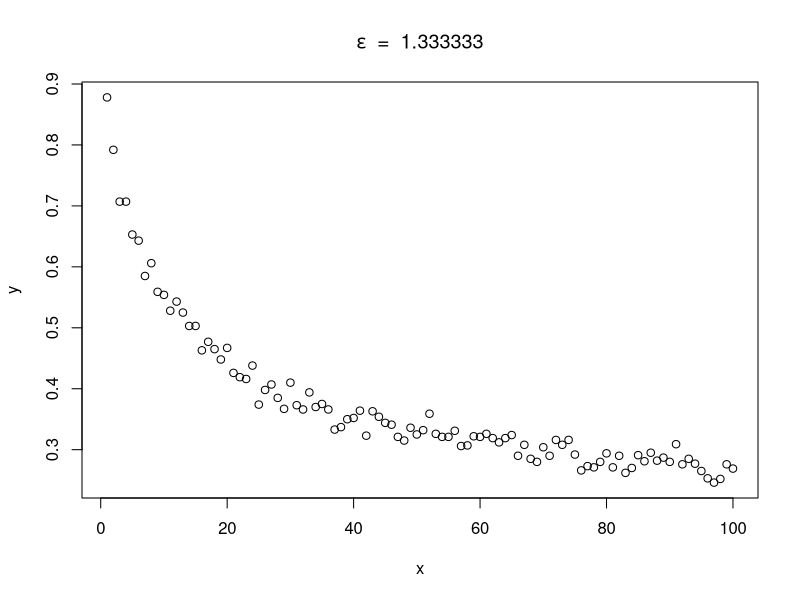
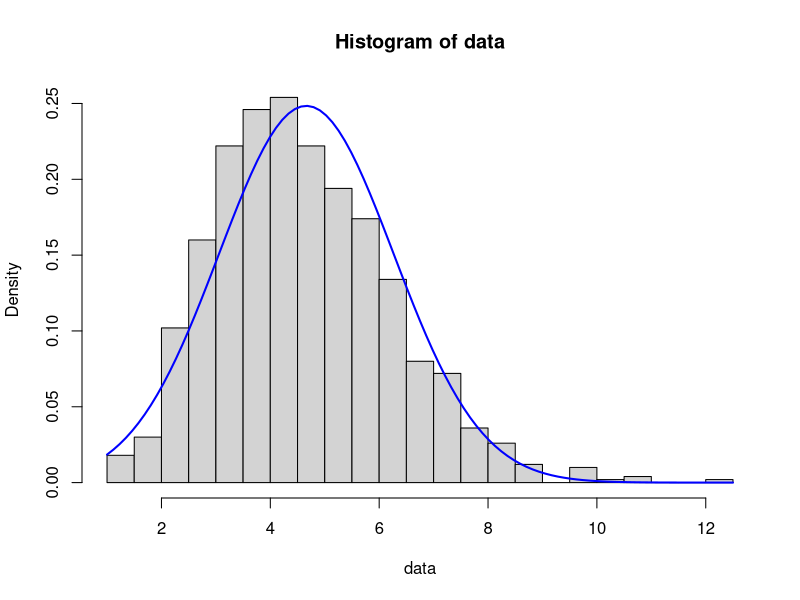

Write the R code that produced these figures, in order.
############
# Partie 3 #
############

# q3.2

q3 <- function(n, e) {
  m = 1000
  p = 0.1789
  l = numeric(m)
  for (i in 1:m)
  {
    l[i] = mean(rgeom(n, p))
  }
  c = 0
  for (i in 1:m)
  {
    if ((abs(l[i] - 1 / p) >= e))
    {
      c = c + 1
    }
  }
  return (c/m)
}

x = seq(1, 100)
y = x
e = 1.333333
for (i in seq(1, 100))
{
  y[i] = q3(x[i], e)
}
plot(x, y)
title(main = expression(epsilon ~ " = " ~ 1.333333))

# q3.3
simu <- function(n)
{
  m = 1000
  p = 0.1789
  l = numeric(m)
  for (i in 1:m)
  {
    l[i] = mean(rgeom(n, p))
  }
  return (l)
}

data = simu(10)
m<-mean(data)
std<-sqrt(var(data))
hist(data, breaks=20, prob=TRUE)
curve(dnorm(x, mean=m, sd=std), col="blue", lwd=2, add=TRUE)

